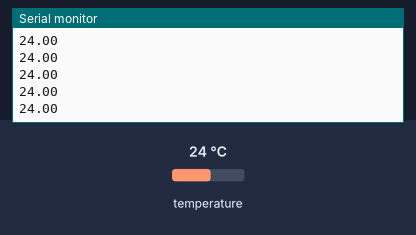
Simulated run of this sketch. Board: Arduino Uno, built with avr-gcc and run on an emulated ATmega328P. Parts: the last lines printed to the serial monitor. The inputs (shaded band) are chosen by the test bench; at power-on: temperature 24 °C.

Above: at 1.3 s.
1.4 s: temperature set to 12 °C
At 2.9 s:
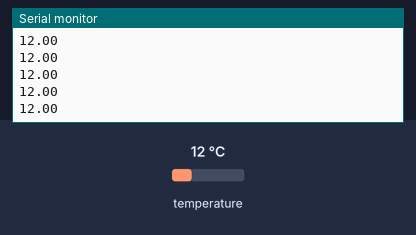
4.1 s: temperature set to 19 °C
At 4.7 s:
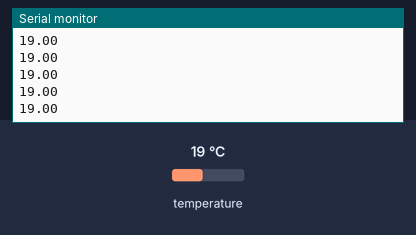
Timing chart, 0 to 7.1 s (numbered marks = the images above; inputs shaded):
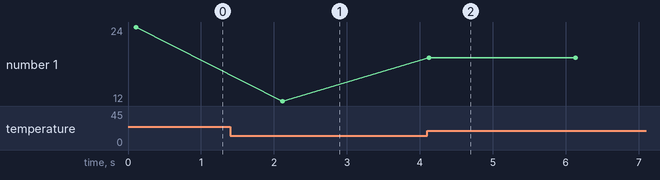

Measured:
- after the input at 1.4 s, the serial monitor: prints a new line after 0.71 s (image 1)
- after the input at 4.1 s, the serial monitor: prints a new line at once (image 2)
- plotted number 1: 24 → 12 after the input at 1.4 s, 12 → 19 after the input at 4.1 s

The sketch:

Sensor-test.ino
```cpp
#include <Wire.h>
#include <Adafruit_AMG88xx.h>

//***AMG8833 requrments***//
Adafruit_AMG88xx amg;
float pixels[AMG88xx_PIXEL_ARRAY_SIZE];
float middle[8];


void setup() {
  //***AMG8833 requrments***//
  delay(100); //sensor boot
  Serial.begin(57600);

}

void loop() {
  //read all the pixels
  amg.readPixels(pixels);
  float first = pixels[32];
  float second = pixels[31];
  float third = pixels[30];
  float fourth = pixels[29];
  float fith = pixels[28];
  float sixth = pixels[27];
  float seventh = pixels[26];
  float eighth = pixels[25];
  Serial.println(first);
  Serial.println(second);
  Serial.println(third);
  Serial.println(fourth);
  Serial.println(fith);
  Serial.println(sixth);
  Serial.println(seventh);
  Serial.println(eighth);
  Serial.println();
  delay (2000);
}
```
